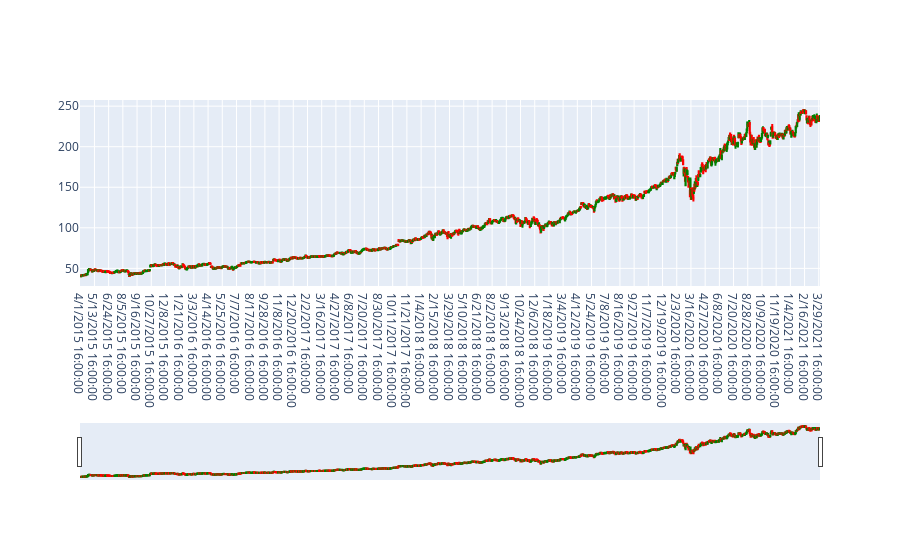

This figure's notebook cell:
### Code cell
from datetime import datetime

open_data = df['Open']
high_data = df['High']
low_data = df['Low']
close_data = df['Close']
dates = df['Date']

fig = go.Figure(data=[go.Candlestick(x=dates,
                       open=open_data, high=high_data,
                       low=low_data, close=close_data,
               increasing_line_color= 'green', decreasing_line_color= 'red')])

fig.show()

### Figure 1 — Plotly figure (JSON) as saved in the notebook; plotly's stock layout.template omitted (floating-point values rounded to 4 significant figures; data arrays with more than 128 entries replaced by an {"elided": "..."} marker saying what was removed)
{"data": [{"close": {"elided": "1511 float values"}, "decreasing": {"line": {"color": "red"}}, "high": {"elided": "1511 float values"}, "increasing": {"line": {"color": "green"}}, "low": {"elided": "1511 float values"}, "open": {"elided": "1511 float values"}, "type": "candlestick", "x": {"elided": "1511 str values"}}], "layout": {}}
